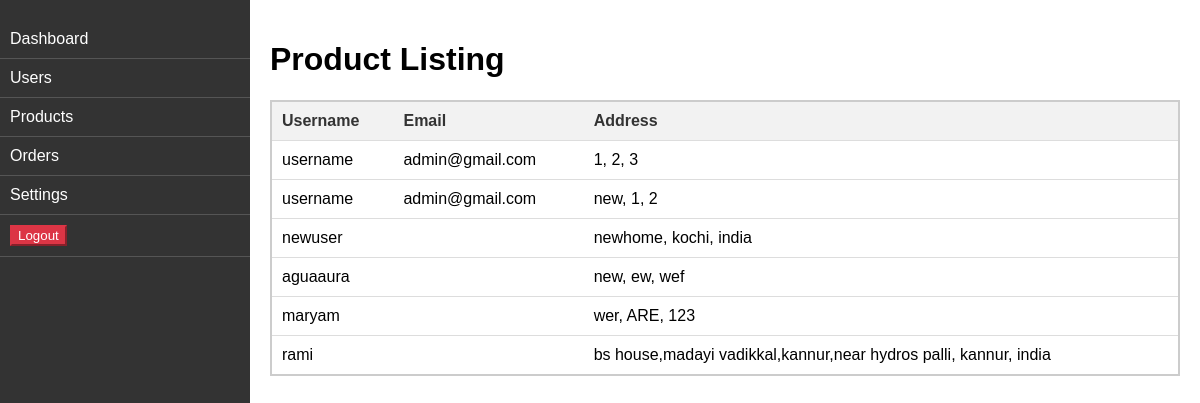
/users_list/, run on an earlier commit of the app's database.
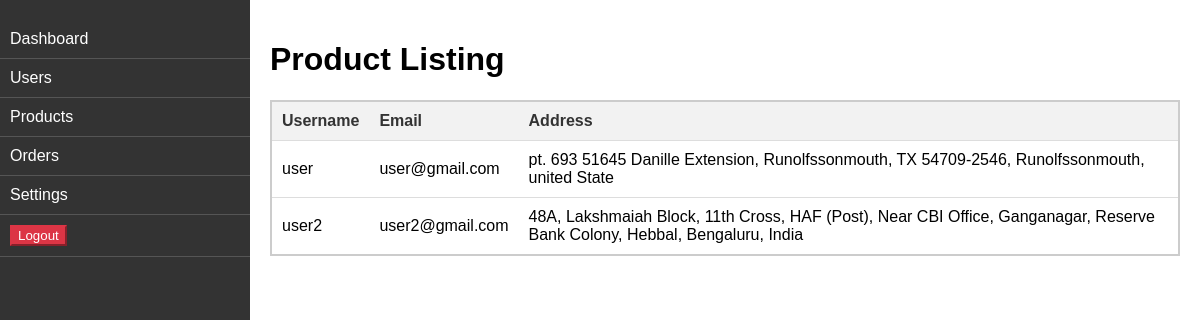
And on a later commit of the database.
### authentication/models.py (models this page shows, shortened)
class Address(models.Model):
    user = models.ForeignKey(User, on_delete=models.CASCADE)
    street_address = models.CharField(max_length=255)
    city = models.CharField(max_length=100)
    country = models.CharField(max_length=100)

### dashboard/views.py (the view)
# urls.py: path('users_list/', users_list, name='users_list'),
def users_list(request):
    users_with_addresses = Address.objects.select_related('user').all()
    context = {
        'users': users_with_addresses
    }
    return render(request, 'dashboard/user_list.html', context)

### templates/dashboard/user_list.html (shortened to what this page needs)
{% extends "dashboard/base.html" %}
{% load static %}
{% block content %}
<body>
    <h1>Product Listing</h1>
    <table>
        <thead>
            <tr>
                <th scope="col">Username</th>
                <th scope="col">Email</th>
                <th scope="col">Address</th>
            </tr>
        </thead>
        <tbody>
            {% for user_address in users %}
                        <tr>
                            <td>{{ user_address.user.username }}</td>
                            <td>{{ user_address.user.email }}</td>
                            <td>{{ user_address.street_address }}, {{ user_address.city }}, {{ user_address.country }}</td>
                        </tr>
                        {% endfor %}
        </tbody>
    </table>
</body>
{% endblock %}

What changed in the data, as far as the page shows it:
removed Address: user.username "username", user.email "admin@gmail.com", street_address "1", city "2", country "3"
removed Address: user.username "username", user.email "admin@gmail.com", street_address "new", city "1", country "2"
removed Address: user.username "newuser", street_address "newhome", city "kochi", country "india"
removed Address: user.username "aguaaura", street_address "new", city "ew", country "wef"
removed Address: user.username "maryam", street_address "wer", city "ARE", country "123"
removed Address: user.username "rami", street_address "bs house,madayi vadikkal,kannur,near hydros palli", city "kannur", country "india"
added Address: user.username "user", user.email "user@gmail.com", street_address "pt. 693 51645 Danille Extension, Runolfssonmouth, TX 54709-2546", city "Runolfssonmouth", country "united State"
added Address: user.username "user2", user.email "user2@gmail.com", street_address "48A, Lakshmaiah Block, 11th Cross, HAF (Post), Near CBI Office, Ganganagar, Reserve Bank Colony, Hebbal", city "Bengaluru", country "India"
